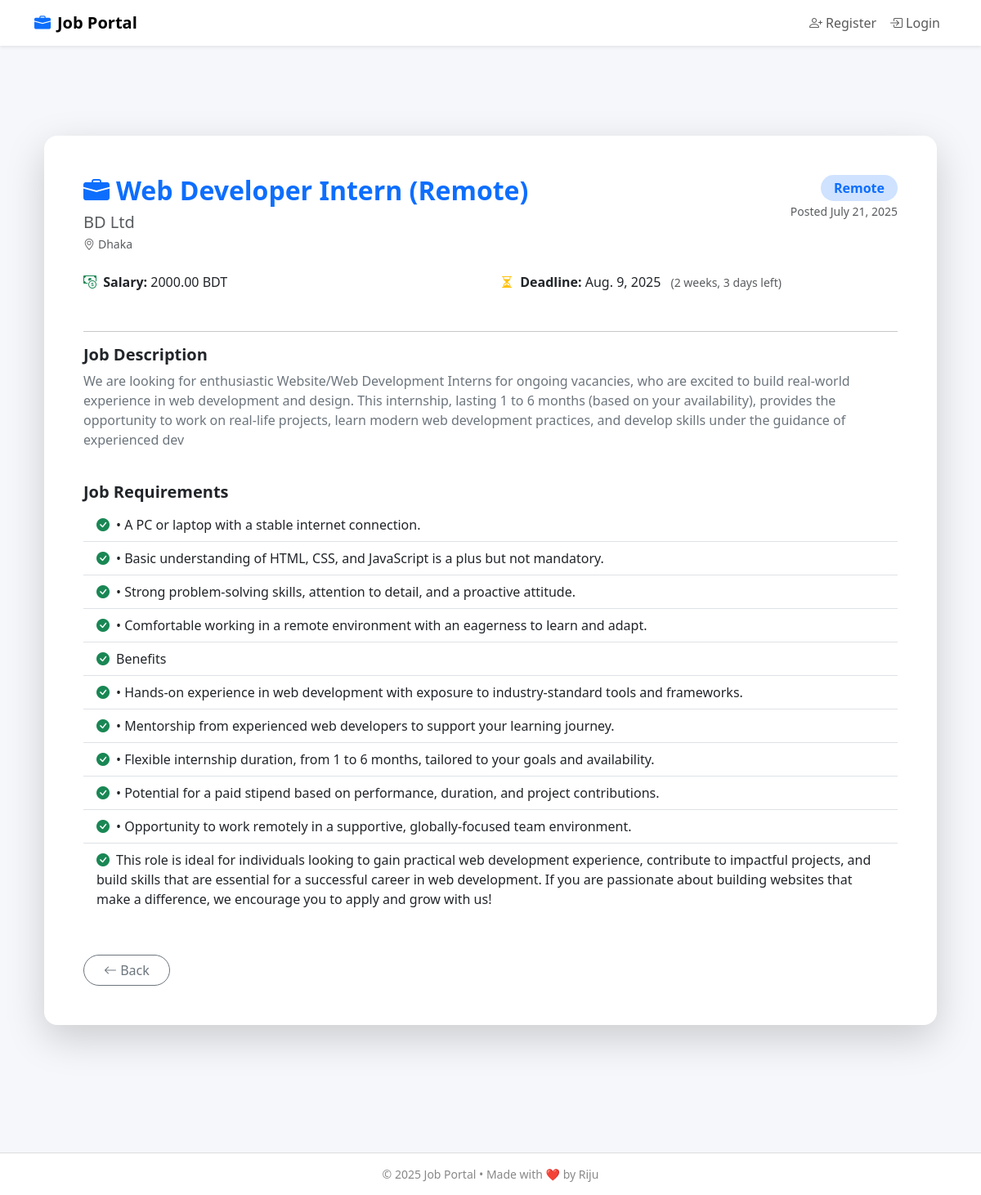
/jobDetailsPage/1/, run on an earlier commit of the app's database.
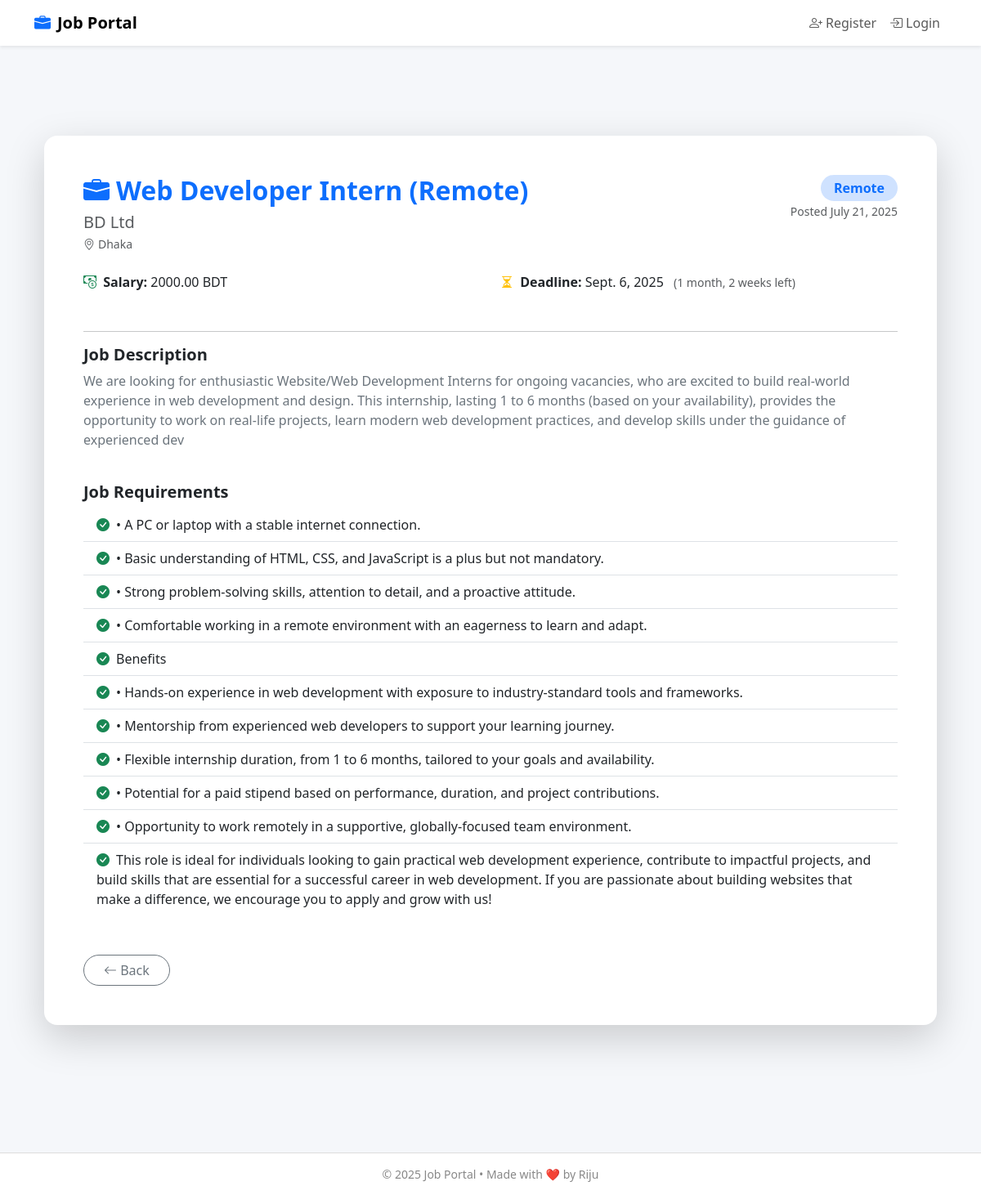
And on a later commit of the database.
### employer_app/models.py (models this page shows, shortened)
class JobModel(models.Model):
    JOB_TYPE_CHOICES = [
        ('Full-Time', 'Full-Time'),
        ('Remote', 'Remote'),
        ('Internship', 'Internship'),
    ]
    employer = models.ForeignKey(EmployerProfileModel,on_delete=models.CASCADE,related_name='jobs',null=True)
    title = models.CharField(max_length=255)
    description = models.TextField()
    requirements = models.TextField()
    salary = models.DecimalField(max_digits=10, decimal_places=2, null=True, blank=True)
    job_type = models.CharField(max_length=20, choices=JOB_TYPE_CHOICES)
    deadline = models.DateField()
    posted_date = models.DateField(auto_now_add=True)

class EmployerProfileModel(models.Model):
    employer_user = models.OneToOneField(CustomUserModel , on_delete=models.CASCADE,null=True, related_name='employer_profile')
    company_name = models.CharField(max_length=255)
    email = models.EmailField()
    phone = models.CharField(max_length=20)
    about_company = models.TextField(blank=True, null=True)
    company_logo = models.ImageField(upload_to='Media/company_logos/', null=True)
    location = models.CharField(max_length=255, blank=True, null=True)

### employer_app/views.py (the view)
# urls.py: path('jobDetailsPage/<str:id>/',jobDetailsPage, name='jobDetailsPage'),
def jobDetailsPage(request, id):
    job = JobModel.objects.get(id=id)
    return render(request, 'jobDetails.html',{'job':job})

### employer_app/templates/jobDetails.html (shortened to what this page needs)
{% extends 'master/master.html' %}
{% block body %}
<div class="container my-5">
  <div class="card border-0 shadow-lg rounded-4 p-5 bg-white">
    <div class="d-flex justify-content-between align-items-start flex-wrap mb-4">
      <div>
        <h2 class="text-primary fw-bold mb-2">
          <i class="bi bi-briefcase-fill me-2"></i>{{ job.title }}
        </h2>
        <h5 class="text-muted mb-1">{{ job.employer.company_name }}</h5>
        <p class="text-muted small mb-0">
          <i class="bi bi-geo-alt me-1"></i>{{ job.employer.location }}
        </p>
      </div>
      <div class="text-end">
        <span class="badge bg-primary-subtle text-primary px-3 py-2 fs-6 rounded-pill">{{ job.job_type }}</span>
        <br>
        <small class="text-muted">Posted {{ job.posted_date }}</small>
      </div>
    </div>
    <div class="row mb-4">
      <div class="col-md-6 mb-2">
        <i class="bi bi-cash-coin me-1 text-success"></i>
        <strong>Salary:</strong> {{ job.salary }} BDT
      </div>
      <div class="col-md-6 mb-2">
        <i class="bi bi-hourglass-split me-1 text-warning"></i>
        <strong>Deadline:</strong> {{ job.deadline }}
        <small class="text-muted ms-2">({{ job.deadline|timeuntil }} left)</small>
      </div>
    </div>
    <hr>
    <div class="mb-4">
      <h5 class="text-dark fw-semibold mb-2">Job Description</h5>
      <p class="text-secondary">{{ job.description }}</p>
    </div>
    <div class="mb-4">
      <h5 class="text-dark fw-semibold mb-2">Job Requirements</h5>
<ul class="list-group list-group-flush">
  {% for requirement in job.requirements.splitlines %}
    {% if requirement %}
    <li class="list-group-item">
      <i class="bi bi-check-circle-fill text-success me-2"></i>{{ requirement }}
    </li>
    {% endif %}
  {% endfor %}
</ul>
    </div>
    <div class="d-flex justify-content-between align-items-center flex-wrap mt-4">
      <a href="{% url 'dashboardPage' %}" class="btn btn-outline-secondary rounded-pill px-4">
        <i class="bi bi-arrow-left"></i> Back
      </a>
    </div>
  </div>
</div>
{% endblock %}

What changed in the data, as far as the page shows it:
changed JobModel "Web Developer Intern (Remote)": deadline "Aug. 9, 2025" → "Sept. 6, 2025"; deadline "2 weeks, 3 days" → "1 month, 2 weeks"
